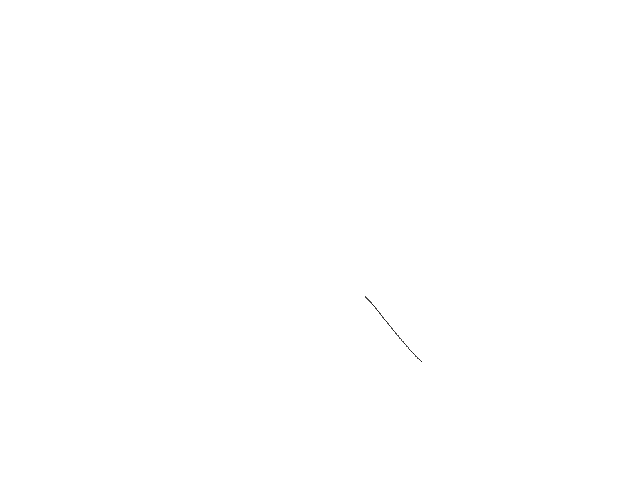
Frame 1 (no input)
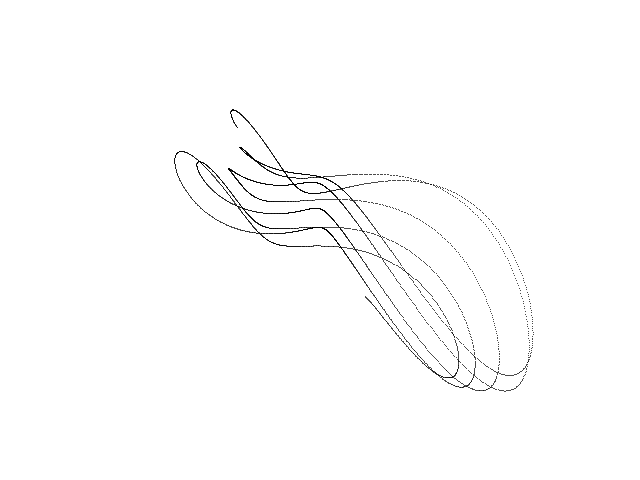
Frame 60 (the mouse pressed at the canvas centre just before this capture)
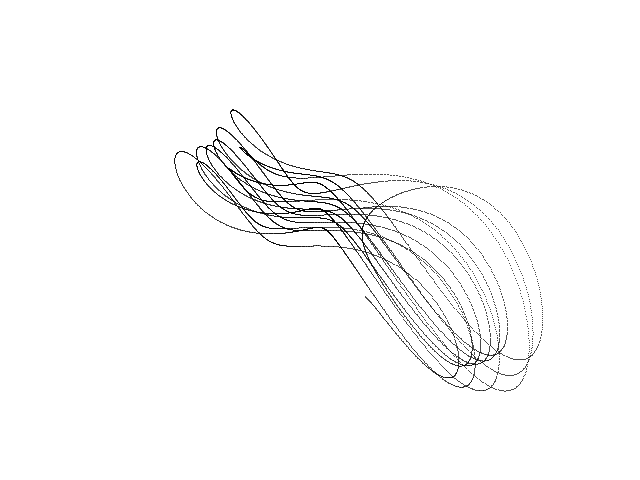
Frame 120 (the mouse held since frame 60 and released just before this capture)

The Processing sketch that drew these frames (run headless with seeded random() and noise(); from frame 60 on, the mouse is pressed at the canvas centre):

// Processing sketch: Hyperchaotic_Lorenz
// ── Hyperchaotic_Lorenz.pde
// Lorenz hyperchaotic attractor //

  float x = 5.0;
  float y = 8.0;
  float z = 12.0;
  float w = 21.0;
  float dt = 0.001;
  float a = 10.0;
  float b = 2.667;
  float c = 28.0;
  float d = 1.1;


void setup() {
  
  size(640, 480);
  background(255);
  
}

void draw() {
  
  for (int i=0; i<100; i++) {
    
    float nx = x;
    float ny = y;
    float nz = z;
    float nw = w;
    
    x = nx + dt * (a * (ny - nx) + nw);
    y = ny + dt * (-nx * nz + c * nx - ny);
    z = nz + dt * (-b * nz + nx * ny);
    w = nw + dt * (d * nw - nx * nz);
    
    point(320 + (9 * x), 240 + (7 * y));
        
  }

}
